Frame 1 (no input): blank canvas, image omitted
Frame 60 (the mouse pressed at the canvas centre just before this capture): blank canvas, image omitted
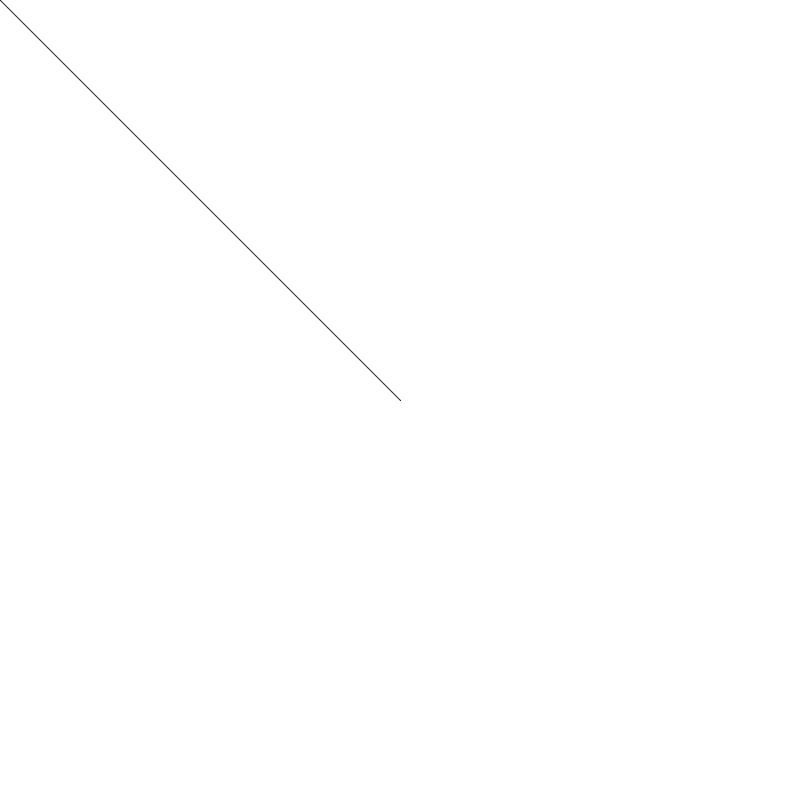
Frame 120 (the mouse held since frame 60 and released just before this capture)

The Processing sketch whose frames 1 and 60 were blank and that drew this single picture after the mouse press (run headless with seeded random() and noise(); from frame 60 on, the mouse is pressed at the canvas centre):

// Processing sketch: processing_175660
// ── processing_175660.pde

void setup(){
  size (800,800);
  background (255);
  smooth ();
}

void draw() {
  stroke (34);
  line (pmouseX,pmouseY,mouseX, mouseY);
}
